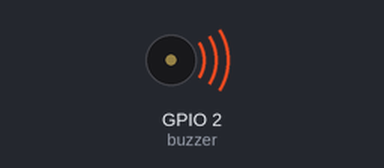
Recording of a program running on a simulated Raspberry Pi (BCM pin numbers). Shown: buzzer (waves = sounding).

Above: at 0.2 s.
Timing chart, 0 to 5.9 s (numbered marks = the images above):
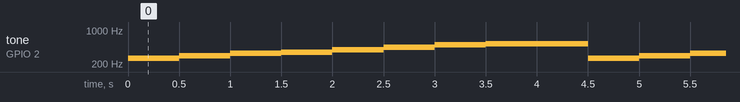

The program:

song.py
```python
from gpiozero import PWMOutputDevice
from time import sleep

# Define the buzzer on GPIO pin 17
buzzer = PWMOutputDevice(2)

# Frequencies for musical notes (in Hz)
NOTES = {
    'C4': 261,
    'D4': 294,
    'E4': 329,
    'F4': 349,
    'G4': 392,
    'A4': 440,
    'B4': 493,
    'C5': 523
}

def play_tone(buzzer, frequency, duration):
    buzzer.frequency = frequency
    buzzer.value = 0.5  # 50% duty cycle
    sleep(duration)
    buzzer.value = 0

def play_song(buzzer):
    melody = [
        ('C4', 0.5),
        ('D4', 0.5),
        ('E4', 0.5),
        ('F4', 0.5),
        ('G4', 0.5),
        ('A4', 0.5),
        ('B4', 0.5),
        ('C5', 1.0)
    ]

    for note, duration in melody:
        play_tone(buzzer, NOTES[note], duration)

try:
    while True:
        play_song(buzzer)

except KeyboardInterrupt:
    buzzer.value = 0
```

Measured:
- by itself, tone on GPIO 2 (buzzer): repeats every 4.5 s: 294 Hz 0.50 s, 329 Hz 0.50 s, 349 Hz 0.50 s, 392 Hz 0.50 s, 440 Hz 0.50 s, 493 Hz 0.50 s, 523 Hz 1.0 s, 261 Hz 0.50 s
